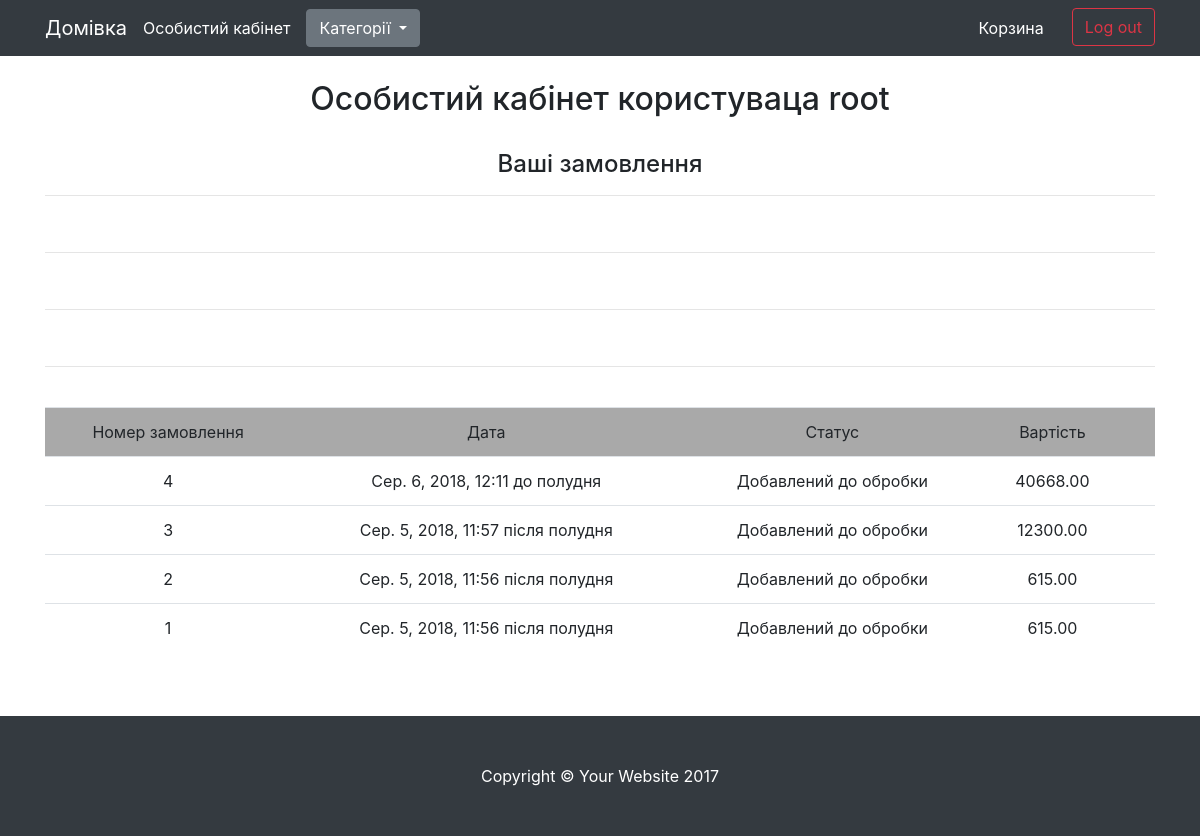
The app's page /account/ (signed in) with its own data.
### app/models.py (models this page shows, shortened)
class Order(models.Model):
    user = models.ForeignKey(User, on_delete=models.CASCADE, verbose_name='Користувач')
    items = models.ManyToManyField(CartItem, verbose_name='Товари')
    total_price = models.DecimalField(max_digits=9, decimal_places=2, default=0.00, verbose_name='Загальна ціна покупки')
    first_name = models.CharField(max_length=200, verbose_name='Імя')
    last_name = models.CharField(max_length=200, verbose_name='Прізвище')
    phone = models.CharField(max_length=200, verbose_name='Номер')
    address = models.CharField(max_length=200, verbose_name='Адреса')
    date = models.DateTimeField(auto_now_add=True, verbose_name='Дата')
    comments = models.TextField(verbose_name='Коментарі', blank=True)
    status = models.CharField(max_length=200, verbose_name='Статус замовлення', choices=ORDER_STATUS_CHOICES, default=ORDER_STATUS_CHOICES[0][0])
    class Meta:
        verbose_name = 'Зомовлення'
        verbose_name_plural = 'Зомовлення'

### app/views.py (the view)
# urls.py: re_path(r'^account/$', views.account, name='account'),
def account(request):
    cart = get_cart(request)
    orders = Order.objects.filter(user=request.user).order_by('-id')
    return render(request, 'account.html', {
        'orders': orders,
    })

### app/context_processors.py (called while the page is built)
def cart_categories(request):
    cart = get_cart(request)
    return {
        'cart': cart,
        'categories': Category.objects.all()
    }

### app/views.py (called while the page is built)
def get_cart(request):
    try:
        cart_id = request.session['cart_id']
        cart = Cart.objects.get(id=int(cart_id))
        request.session['count'] = cart.items.count()
        return cart
    except:
        cart = Cart()
        cart.save()
        request.session['cart_id'] = cart.id
        cart = Cart.objects.get(id=cart.id)
        return cart

### templates/account.html
{% extends 'base/base.html' %}
{% block content %}
    <br>
    <h2 class="text-center"> Особистий кабінет користуваца {{ request.user.username }}</h2>
    <br>
    {% if orders|length > 0 %}
        <h4  class="text-center">Ваші замовлення</h4>
        <table class="table">
             <tr style="background: darkgrey">
            <td class="text-center">Номер замовлення</td>
            <td class="text-center">Дата</td>
            <td class="text-center">Статус</td>
            <td class="text-center">Вартість</td>
            <td class="text-center"></td>
          </tr>
          {% for order in orders %}
              <tr>
                <td class="text-center">{{ order.id }}</td>
                <td class="text-center">{{ order.date }}</td>
                <td class="text-center">{{ order.status }}</td>
                <td class="text-center">{{ order.total_price }}</td>
                <td class="text-center"></td>
              </tr>
              <hr>
              <br>
          {% endfor %}
        </table>
    {% else %}
        <h3 class="text-monospace text-center">У вас поки немає замовлення!</h3>
        <h4 class="text-monospace text-center"><a href="{% url 'home' %}"><span class="badge badge-light">Перейти до покупок</span></a></h4>
    {% endif %}
    <br>
    <br>
{% endblock %}

### static/app/css/shop-homepage.css (style rules this page uses)
body { padding-top: 54px; }
@media (min-width: 992px) { body { padding-top: 56px; } }

### records on screen
Order: id "4", date "Сер. 6, 2018, 12:11 до полудня", status "Добавлений до обробки", total_price "40668.00"
Order: id "3", date "Сер. 5, 2018, 11:57 після полудня", status "Добавлений до обробки", total_price "12300.00"
Order: id "2", date "Сер. 5, 2018, 11:56 після полудня", status "Добавлений до обробки", total_price "615.00"
Order: id "1", date "Сер. 5, 2018, 11:56 після полудня", status "Добавлений до обробки", total_price "615.00"

### other values on screen
{{ request.user.username }} "root"
